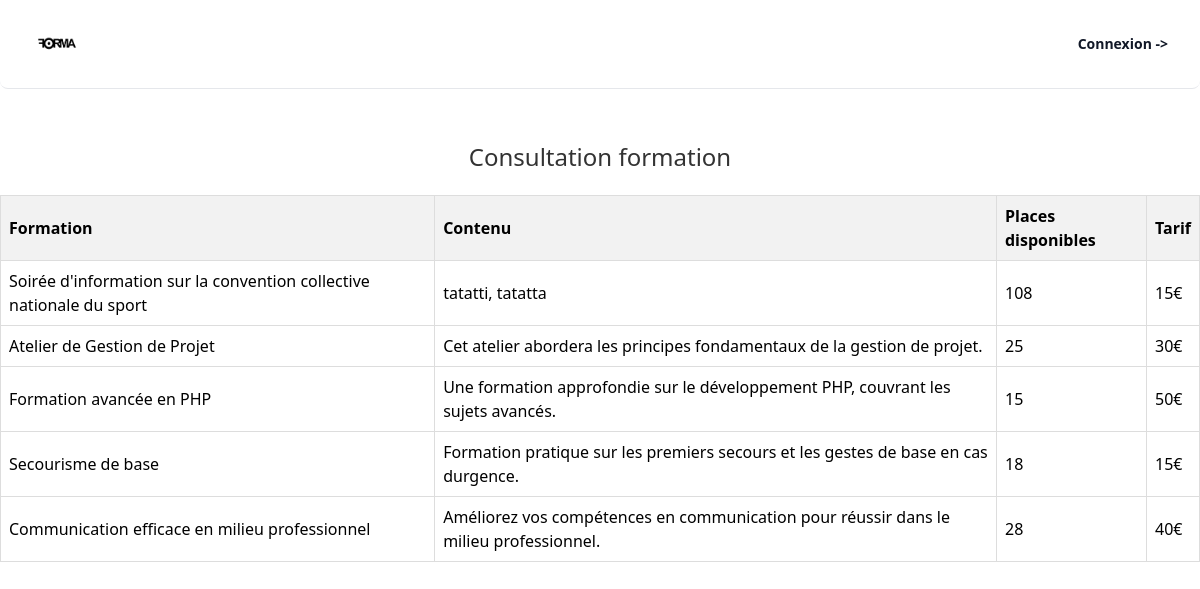
The app's page /consultation_formation.php with its own data.
### tables this page shows
CREATE TABLE IF NOT EXISTS `formation` (
  `id_form` int NOT NULL,
  `libelle_form` varchar(100) DEFAULT NULL,
  `intervenant` int DEFAULT NULL,
  `prix` double DEFAULT NULL,
  `nb_max` int DEFAULT NULL,
  `contenu_form` varchar(1000) DEFAULT NULL,
  `id_domaine` int NOT NULL,
  PRIMARY KEY (`id_form`),
  KEY `id_domaine` (`id_domaine`)
);

### include/toutes_les_formation.php (the view)
<?php
include("./include/connexionBdd.php");
$SQL = "SELECT f.*, COUNT(i.id_utilisateur) AS nb_inscriptions FROM formation f
        LEFT JOIN session_formation sf ON f.id_form = sf.id_form
        LEFT JOIN inscription i ON f.id_form = i.id_form
        GROUP BY f.id_form";
$RESULT = $connexion->query($SQL);
echo "<div class='tables'>";
echo "<table>";
echo "<tr><th>Formation</th><th>Contenu</th><th>Places disponibles</th><th>Tarif</th></tr>";
while ($ligne = $RESULT->fetch()) {
    echo "
    <tr>
        <td>" . $ligne['libelle_form'] . "</td>
        <td>" . $ligne['contenu_form'] . "</td>
        <td>" . ($ligne['nb_max'] - $ligne['nb_inscriptions']) . "</td>
        <td>" . $ligne['prix'] . "€</td>
    </tr>";
}
echo "</table>";
echo "</div>";
?>

### css/consulter_formation.css (style rules this page uses)
.tables { margin-top: 20px; }
table { width: 100%; border-collapse: collapse; margin-bottom: 20px; }
th, td { border: 1px solid #dddddd; text-align: left; padding: 8px; }
th { background-color: #f2f2f2; }

### records on screen
formation: libelle_form "Soirée d'information sur la convention collective nationale du sport", contenu_form "tatatti, tatatta", nb_inscriptions "108", prix "15"
formation: libelle_form "Atelier de Gestion de Projet", contenu_form "Cet atelier abordera les principes fondamentaux de la gestion de projet.", $ligne['nb_max']-$ligne['nb_inscriptions'] "25", prix "30"
formation: libelle_form "Formation avancée en PHP", contenu_form "Une formation approfondie sur le développement PHP, couvrant les sujets avancés.", $ligne['nb_max']-$ligne['nb_inscriptions'] "15", prix "50"
formation: libelle_form "Secourisme de base", contenu_form "Formation pratique sur les premiers secours et les gestes de base en cas durgence.", nb_inscriptions "18", prix "15"
formation: libelle_form "Communication efficace en milieu professionnel", contenu_form "Améliorez vos compétences en communication pour réussir dans le milieu professionnel.", nb_inscriptions "28", prix "40"
